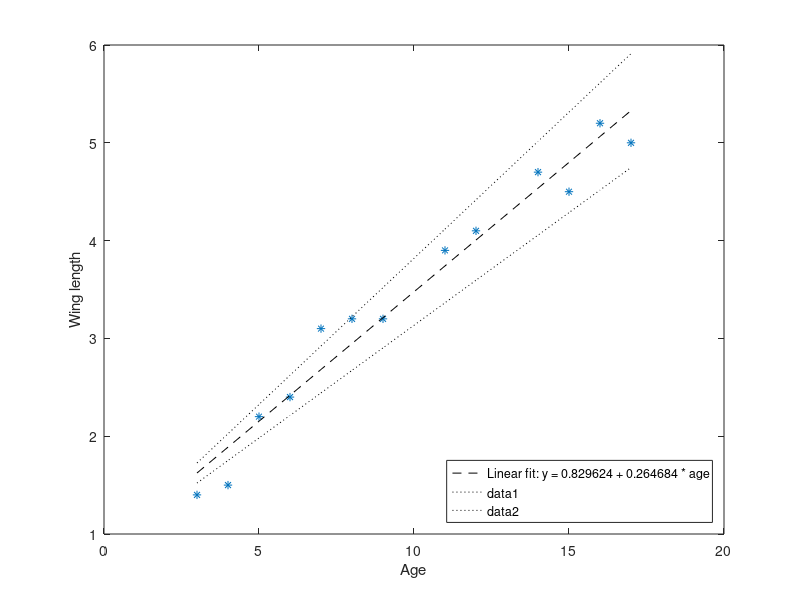

Here is the MATLAB script that generated this plot: (Note: this script raises an error after producing the figure.)
%% Exercise 1: regression on age/wing length

age = [3; 4; 5; 6; 7; 8; 9; 11; 12; 14; 15; 16; 17];
wlen = [1.4; 1.5; 2.2; 2.4; 3.1; 3.2; 3.2; 3.9; 4.1; 4.7; 4.5; 5.2; 5];

n = length(age);
assert(n == length(wlen));

%% 1. Plot

figure;

plot(age, wlen, '*');
xlabel('Age');
ylabel('Wing length');

%% 2. Find regression line

X = [ones(n, 1), age];
% equation: wlen = X * [a; b]
ab = X \ wlen;
a = ab(1); b = ab(2);

hold on;
h1 = plot(age, a + b * age, 'k--');
legend(h1, sprintf('Linear fit: y = %f + %f * age', a, b), 'Location', 'southeast');

%% 3. Can we reject H0: b = 0?

% It sure looks like we can, but find the SE and do a t-test

residuals = wlen - (a + b * age);
seb = norm(residuals) / norm(age - mean(age)) / sqrt(n-2);
tstat = b / seb;
p = 2 * (1 - tcdf(abs(tstat), n - 2));

fprintf('p-value for b != 0 is %g.\n', p);
alpha = 0.05;
if p < alpha
    disp('This is significant; we reject H0.');
else
    disp('We cannot reject H0.');
end

%% 4. Confidence intervals

t_alpha = tinv([alpha/2, 1-alpha/2], n-2);
ci = b + t_alpha * seb;
fprintf('Confidence interval for b: [%f, %f]\n', ci(1), ci(2));

h2 = plot(age, a + ci(1) * age, 'k:');
plot(age, a + ci(2) * age, 'k:');

legend([h1, h2], get(gca, 'Legend').String{1}, '95% CI');

%% 5. To get r, multiply by std dev of X and divide by std dev of Y:

r = b * std(age) / std(wlen);
fprintf('Age and wing length have an r of %.2f.\n', r);

% in order for the t test to work the same way, the std error
% of r must also be scaled in this way:
ser = norm(residuals) / norm(wlen - mean(wlen)) / sqrt(n-2);
assert(r / ser == b / seb);

%% 6. Try adding some noise

wlen2 = wlen + 3*randn(size(wlen));
ab2 = X \ wlen2;
a2 = ab2(1); b2 = ab2(2);

plot(age, wlen2, 'r*');
plot(age, a2 + b2 * age, 'r--');

% b2 is still close to b, but offset.
resid2 = wlen2 - (a2 + b2 * age);
seb2 = norm(resid2) / norm(age - mean(age)) / sqrt(n-2);
tstat2 = b2 / seb2;

p2 = 2 * (1 - tcdf(abs(tstat2), n - 2));

% p is now 0.38 - definitely not significant.